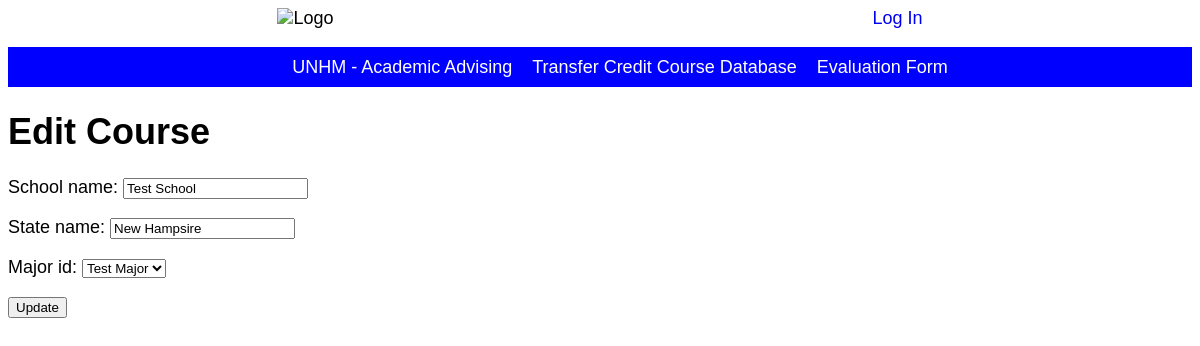
Page /schools-update/1 on the committed database.
### transfer/models/model_school.py (models this page shows, shortened)
class School(models.Model):
    school_name = models.CharField(max_length=100)
    state_name = models.CharField(max_length=100)
    major_id = models.ForeignKey(Major, on_delete=models.CASCADE)

### transfer/views/school_view.py (the view)
# urls.py: path('schools-update/<int:pk>', SchoolUpdateView.as_view(), name='school_edit'),
class SchoolUpdateView(UpdateView):
    model = School
    template_name = 'school/school_edit.html'
    success_url = reverse_lazy('school_home')
    fields = '__all__'

### transfer/models/model_major.py (called while the page is built)
    def __str__(self):
        return self.major_name

### transfer/templates/school/school_edit.html
{% extends 'base.html' %}
{% block content %}
<h1>Edit Course</h1>
<form action="" method="post">{% csrf_token %}
{{ form.as_p }}
<input type="submit" value="Update" />
</form>
{% endblock content %}

### transfer/static/css/base.css (style rules this page uses)
body { font-family: 'Source Sans Pro', sans-serif; font-size:18px; }

### rows in the picture
School: school_name "Test School", state_name "New Hampsire", major_id "Test Major"
